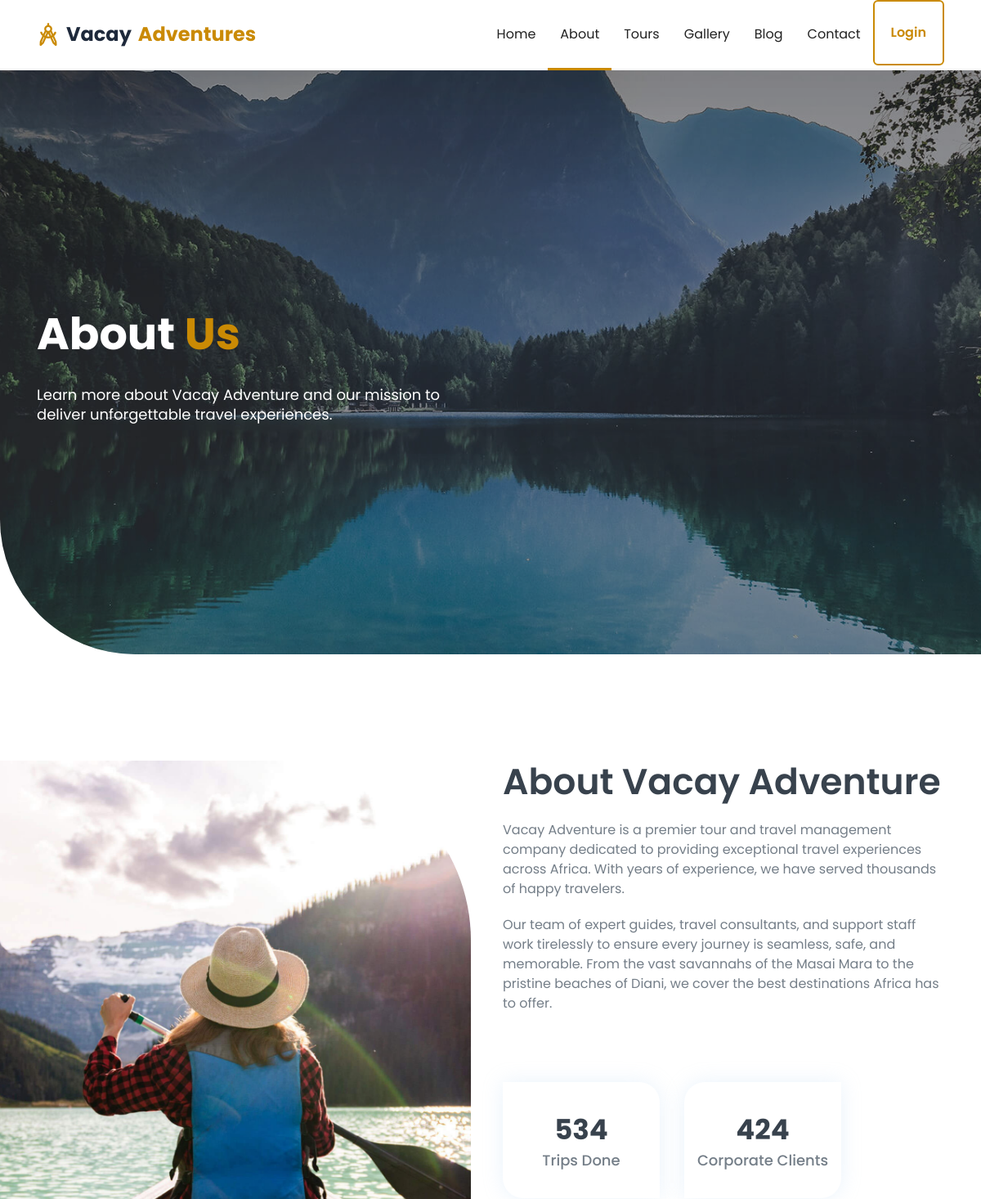
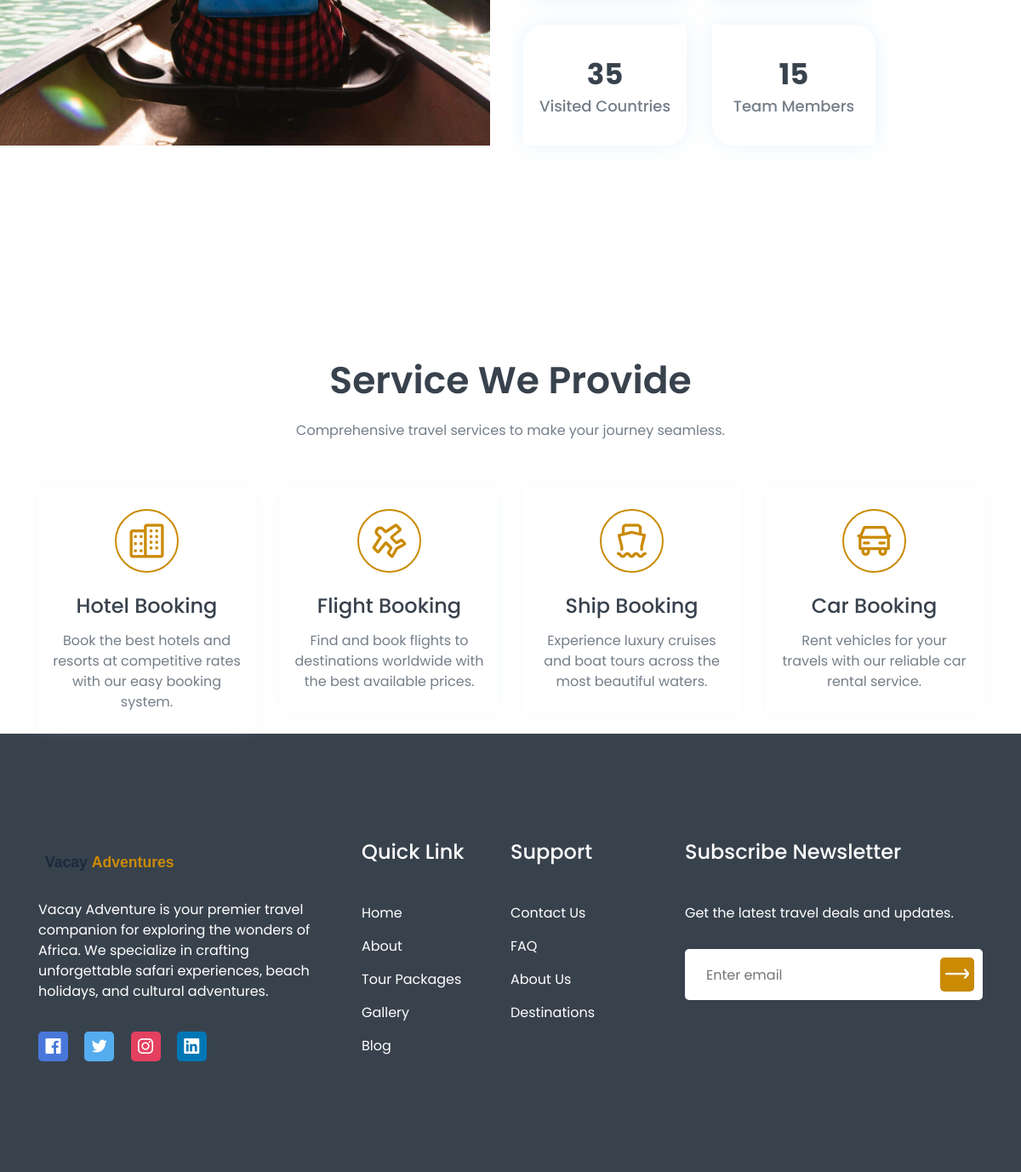
The page /about/ on the database its author committed (2 pictures, top to bottom).
### core/models.py (models this page shows, shortened)
class SiteSetting(models.Model):
    site_name = models.CharField(max_length=200, default='Vacay Adventure')
    tagline = models.CharField(max_length=500, blank=True)
    logo = models.ImageField(upload_to='settings/', blank=True, null=True)
    favicon = models.ImageField(upload_to='settings/', blank=True, null=True)
    email = models.EmailField(blank=True)
    phone = models.CharField(max_length=20, blank=True)
    address = models.CharField(max_length=500, blank=True)
    facebook = models.URLField(blank=True)
    twitter = models.URLField(blank=True)
    instagram = models.URLField(blank=True)
    linkedin = models.URLField(blank=True)
    youtube = models.URLField(blank=True)
    about_short = models.TextField(blank=True)
    about_image = models.ImageField(upload_to='settings/', blank=True, null=True)
    trips_done = models.IntegerField(default=0)
    corporate_clients = models.IntegerField(default=0)
    visited_countries = models.IntegerField(default=0)
    team_members = models.IntegerField(default=0)
    hero_video_url = models.URLField(blank=True, help_text='Direct MP4 URL for the hero background video. Leave blank for default safari video.')
    created_at = models.DateTimeField(auto_now_add=True)
    updated_at = models.DateTimeField(auto_now=True)
    class Meta:
        verbose_name = 'Site Setting'
        verbose_name_plural = 'Site Settings'

class Service(models.Model):
    icon = models.CharField(max_length=100, help_text='LineIcons class name (e.g., lni lni-apartment)')
    title = models.CharField(max_length=200)
    description = models.TextField()
    order = models.IntegerField(default=0)
    class Meta:
        ordering = ['order']

### core/views.py (the view)
# urls.py: path('about/', views.about_view, name='about'),
def about_view(request):
    services = Service.objects.all()[:4]
    why_choose_us = WhyChooseUs.objects.all()[:4]
    testimonials = Testimonial.objects.filter(is_active=True)[:6]
    context = {
        'services': services,
        'why_choose_us': why_choose_us,
        'testimonials': testimonials,
    }
    return render(request, 'core/about.html', context)

### core/context_processors.py (called while the page is built)
def site_settings(request):
    try:
        settings = SiteSetting.objects.first()
    except:
        settings = None
    return {'site_settings': settings}

### templates/core/about.html (shortened to what this page needs)
{% extends 'base.html' %}
{% load static %}
{% block hero %}
<section class="header_area">
    <div id="home" class="header_slider">
        <div class="single_slider bg_cover d-flex align-items-center" style="background-image: url({% static 'images/hero-area.jpg' %})">
            <div class="container">
                <div class="row">
                    <div class="col-lg-6 col-md-8">
                        <div class="slider_content">
                            <h2 class="slider_title wow fadeInLeftBig" data-wow-duration="1.3s" data-wow-delay="0.2s">About <span>Us</span></h2>
                            <p class="wow fadeInLeftBig" data-wow-duration="1.3s" data-wow-delay="0.5s">Learn more about Vacay Adventure and our mission to deliver unforgettable travel experiences.</p>
                        </div>
                    </div>
                </div>
            </div>
        </div>
    </div>
</section>
{% endblock %}
{% block content %}
<section class="about_area pt-130 pb-130">
    <div class="about_wrapper">
        <div class="about_image bg_cover" style="background-image: url({% static 'images/about_image.jpg' %})"></div>
        <div class="container">
            <div class="row justify-content-end">
                <div class="col-lg-6">
                    <div class="about_content">
                        <div class="section_title">
                            <h3 class="title">About Vacay Adventure</h3>
                            <p>Vacay Adventure is a premier tour and travel management company dedicated to providing exceptional travel experiences across Africa. With years of experience, we have served thousands of happy travelers.</p>
                            <p>Our team of expert guides, travel consultants, and support staff work tirelessly to ensure every journey is seamless, safe, and memorable. From the vast savannahs of the Masai Mara to the pristine beaches of Diani, we cover the best destinations Africa has to offer.</p>
                        </div>
                    </div>
                    <div class="about_counter d-flex flex-wrap mt-4">
                        <div class="single_counter counter_1 d-flex justify-content-center align-items-center wow fadeInUpBig" data-wow-duration="1.3s" data-wow-delay="0.2s">
                            <div class="counter_wrapper">
                                <span class="counter">{{ site_settings.trips_done|default:'500' }}</span>
                                <p>Trips Done</p>
                            </div>
                        </div>
                        <div class="single_counter counter_2 d-flex justify-content-center align-items-center wow fadeInUpBig" data-wow-duration="1.3s" data-wow-delay="0.5s">
                            <div class="counter_wrapper">
                                <span class="counter">{{ site_settings.corporate_clients|default:'400' }}</span>
                                <p>Corporate Clients</p>
                            </div>
                        </div>
                        <div class="single_counter counter_2 d-flex justify-content-center align-items-center wow fadeInUpBig" data-wow-duration="1.3s" data-wow-delay="0.8s">
                            <div class="counter_wrapper">
                                <span class="counter">{{ site_settings.visited_countries|default:'30' }}</span>
                                <p>Visited Countries</p>
                            </div>
                        </div>
                        <div class="single_counter counter_1 d-flex justify-content-center align-items-center wow fadeInUpBig" data-wow-duration="1.3s" data-wow-delay="1.1s">
                            <div class="counter_wrapper">
                                <span class="counter">{{ site_settings.team_members|default:'15' }}</span>
                                <p>Team Members</p>
                            </div>
                        </div>
                    </div>
                </div>
            </div>
        </div>
    </div>
</section>
<section class="services_area pt-120">
    <div class="container">
        <div class="row justify-content-center">
            <div class="col-lg-6">
                <div class="section_title text-center pb-25">
                    <h3 class="title">Service We Provide</h3>
                    <p>Comprehensive travel services to make your journey seamless.</p>
                </div>
            </div>
        </div>
        <div class="row">
            {% for service in services %}
            <div class="col-lg-3 col-sm-6">
                <div class="single_service mt-30 text-center wow fadeInUpBig" data-wow-duration="1.3s" data-wow-delay="0.{{ forloop.counter }}s">
                    <div class="services_icon">
                        <i class="{{ service.icon }}"></i>
                    </div>
                    <div class="services_content">
                        <h4 class="title">{{ service.title }}</h4>
                        <p>{{ service.description }}</p>
                    </div>
                </div>
            </div>
            {% endfor %}
        </div>
    </div>
</section>
{% endblock %}

### templates/includes/footer.html (shortened to what this page needs)
{% load static %}
<section id="footer" class="footer_area">
    <div class="footer_widget pt-80 pb-130">
        <div class="container">
            <div class="row">
                <div class="col-lg-4 col-md-6 order-md-1 order-lg-1">
                    <div class="footer_about mt-50">
                        <a href="/">
                            {% if site_settings and site_settings.logo %}
                            <img src="{{ site_settings.logo.url }}" alt="{{ site_settings.site_name }}" height="40">
                            {% else %}
                            <img src="{% static 'images/logo.svg' %}" alt="Vacay Adventure" height="40">
                            {% endif %}
                        </a>
                        <p>{{ site_settings.about_short|default:'Explore the world with confidence. Vacay Adventure offers unforgettable travel experiences across Africa.' }}</p>
                        <ul class="social">
                            {% if site_settings.facebook %}<li><a class="social_1" href="{{ site_settings.facebook }}"><i class="lni lni-facebook-original"></i></a></li>{% endif %}
                            {% if site_settings.twitter %}<li><a class="social_2" href="{{ site_settings.twitter }}"><i class="lni lni-twitter-original"></i></a></li>{% endif %}
                            {% if site_settings.instagram %}<li><a class="social_3" href="{{ site_settings.instagram }}"><i class="lni lni-instagram-original"></i></a></li>{% endif %}
                            {% if site_settings.linkedin %}<li><a class="social_4" href="{{ site_settings.linkedin }}"><i class="lni lni-linkedin-original"></i></a></li>{% endif %}
                        </ul>
                    </div>
                </div>
                <div class="col-lg-4 col-md-12 order-md-3 order-lg-2">
                    <div class="footer_link_wrapper d-flex flex-wrap">
                        <div class="footer_link mt-45">
                            <h4 class="footer_title">Quick Link</h4>
                            <ul class="link">
                                <li><a href="/">Home</a></li>
                                <li><a href="/about/">About</a></li>
                                <li><a href="/tours/">Tour Packages</a></li>
                                <li><a href="/gallery/">Gallery</a></li>
                                <li><a href="/blog/">Blog</a></li>
                            </ul>
                        </div>
                        <div class="footer_link mt-45">
                            <h4 class="footer_title">Support</h4>
                            <ul class="link">
                                <li><a href="/contact/">Contact Us</a></li>
                                <li><a href="/faq/">FAQ</a></li>
                                <li><a href="/about/">About Us</a></li>
                                <li><a href="/destinations/">Destinations</a></li>
                            </ul>
                        </div>
                    </div>
                </div>
                <div class="col-lg-4 col-md-6 order-md-2 order-lg-3">
                    <div class="footer_subscribe mt-45">
                        <h4 class="footer_title">Subscribe Newsletter</h4>
                        <p>Get the latest travel deals and updates.</p>
                        <div class="subscribe_form">
                            <form action="{% url 'newsletter_subscribe' %}" method="POST">
                                <input type="email" name="email" placeholder="Enter email" required>
                                <button type="submit"><i class="lni lni-arrow-right"></i></button>
                            </form>
                        </div>
                    </div>
                </div>
            </div>
        </div>
    </div>
</section>

### static/css/default.css (style rules this page uses)
.mt-30 { margin-top: 30px; }
.mt-45 { margin-top: 45px; }
.mt-50 { margin-top: 50px; }
.pt-80 { padding-top: 80px; }
.pt-120 { padding-top: 120px; }
.pt-130 { padding-top: 130px; }
.pb-25 { padding-bottom: 25px; }
.pb-130 { padding-bottom: 130px; }

### rows shown on the page
SiteSetting: trips_done "534", corporate_clients "424", visited_countries "35", team_members "15", about_short "Vacay Adventure is your premier travel companion for exploring the wonders of Africa. We specialize in crafting unforgettable safari experiences, beach holidays, and cultural adventures."
Service: title "Hotel Booking", description "Book the best hotels and resorts at competitive rates with our easy booking system."
Service: title "Flight Booking", description "Find and book flights to destinations worldwide with the best available prices."
Service: title "Ship Booking", description "Experience luxury cruises and boat tours across the most beautiful waters."
Service: title "Car Booking", description "Rent vehicles for your travels with our reliable car rental service."
